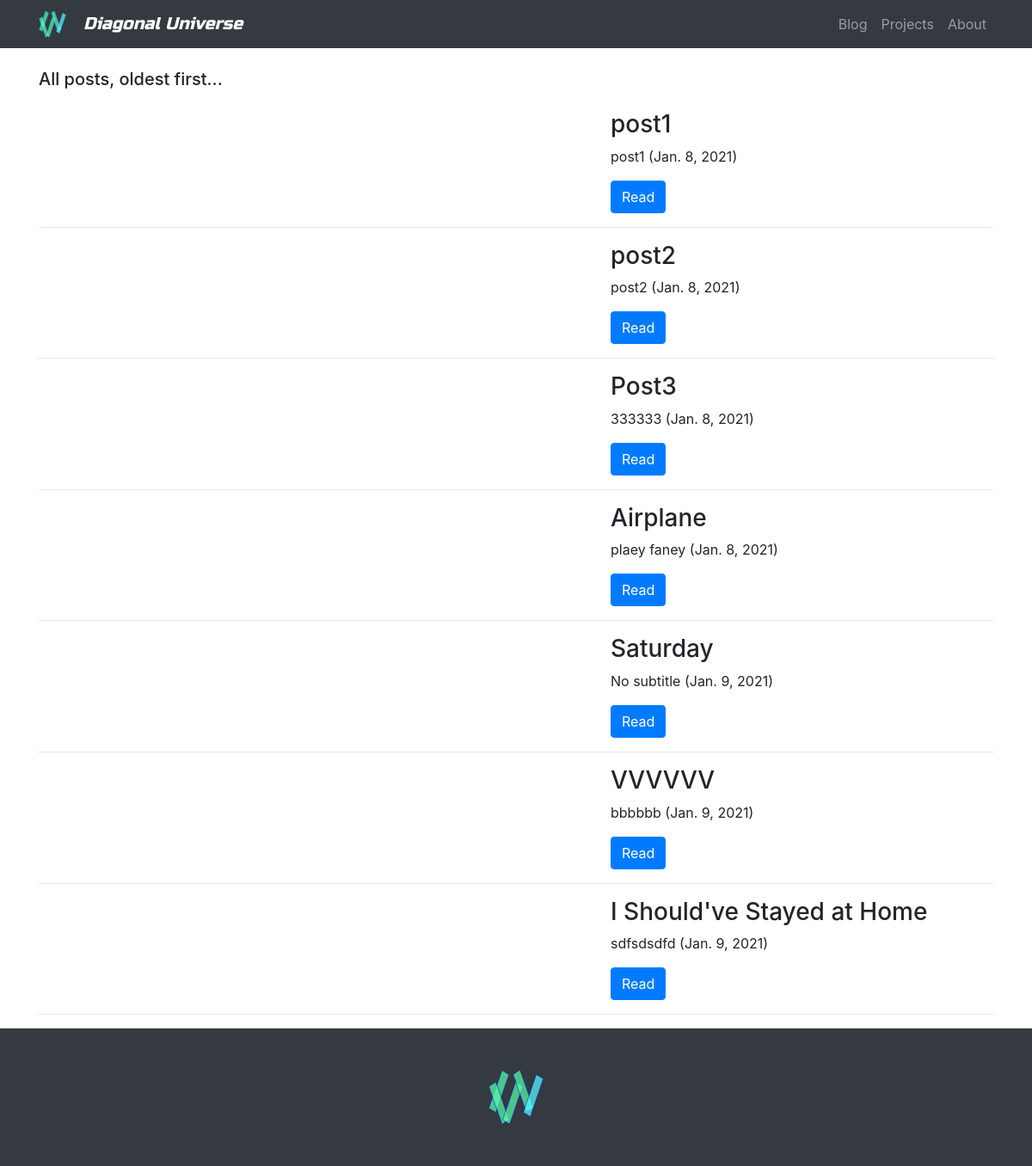
Page /post_list/all_old_to_new/ on the committed database.
### post/models.py (models this page shows)
class Post(models.Model):
    TECH = 'Tech'
    TUTORIALS = 'Tutorials'
    PROJECTS = 'Projects'
    COMPUTING = 'Computing'
    CULTURE = 'Culture'
    THOUGHTS = 'Thoughts'
    CATEGORYS = (
        (TECH, 'Tech'),
        (TUTORIALS, 'Tutorials'),
        (PROJECTS, 'Projects'),
        (COMPUTING, 'Computing'),
        (CULTURE, 'Culture'),
        (THOUGHTS, 'Thoughts'),
    )
    title = models.CharField(max_length=100)
    slug = models.SlugField(max_length=100, default="None")
    topImage = models.CharField(max_length=100, default="No image")
    subtitle = models.TextField(max_length=300, default="No subtitle")
    category = models.CharField(max_length=20, choices=CATEGORYS, default=TECH)
    date = models.DateField(default=datetime.now)
    text1 = models.TextField(max_length=7000, default="No text")
    text2 = models.TextField(max_length=7000, default="No text")
    video = models.CharField(max_length=100, default="No video for this post")

### post/views.py (the view)
# urls.py: path("post_list/<cat>/", views.post_list, name="post_list"),
def post_list(request, cat):
    if cat == 'Projects':
        title = "Some of the projects I have worked on..."
    else:
        title = "Listing posts in the category: " + cat
    if cat == 'all_new_to_old':
        postList = Post.objects.all().order_by('-date')
        title = "All posts, newest first..."
    elif cat == 'all_old_to_new':
        postList = Post.objects.all().order_by('date')
        title = "All posts, oldest first..."
    else:
        postList = Post.objects.filter(category = cat)
    return render(request, "post/post_list.html", {'postList': postList, 'title': title})

### post/templates/post/post_list.html (shortened to what this page needs)
{% extends 'base.html' %}
{% block post_list %}
<div class="container">
    <h5 class="my-4">{{ title }}</h5>
    {% for post in postList %}
    <div class="row">
        <div class="col-md-7">
        </div>
        <div class="col-md-5">
            <h3>{{ post.title }}</h3>
            <p>{{ post.subtitle }} ({{ post.date }})</p>
            <a class="btn btn-primary" href="{% url 'view_post' slug=post.slug %}">Read</a>
        </div>
    </div>
    <hr>
    {% endfor %}
</div>
{% endblock %}

### static/css/blog-post.css (style rules this page uses)
body { padding-top: 56px; }

### rows in the picture
Post: title "post1", subtitle "post1", date "Jan. 8, 2021"
Post: title "post2", subtitle "post2", date "Jan. 8, 2021"
Post: title "Post3", subtitle "333333", date "Jan. 8, 2021"
Post: title "Airplane", subtitle "plaey faney", date "Jan. 8, 2021"
Post: title "Saturday", subtitle "No subtitle", date "Jan. 9, 2021"
Post: title "VVVVVV", subtitle "bbbbbb", date "Jan. 9, 2021"
Post: title "I Should've Stayed at Home", subtitle "sdfsdsdfd", date "Jan. 9, 2021"

### other values in the picture
{{ title }} "All posts, oldest first..."
